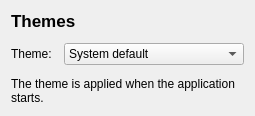
    <widget class="QWidget" name="themes_page">
     <layout class="QVBoxLayout" name="themes_layout">
      <property name="spacing">
       <number>12</number>
      </property>
     <item>
      <widget class="QLabel" name="themes_heading">
       <property name="font">
        <font>
         <pointsize>13</pointsize>
         <bold>true</bold>
        </font>
       </property>
       <property name="text">
        <string notr="true">Themes</string>
       </property>
      </widget>
     </item>
     <item>
      <layout class="QFormLayout" name="themes_form">
       <property name="fieldGrowthPolicy">
        <enum>QFormLayout::FieldGrowthPolicy::FieldsStayAtSizeHint</enum>
       </property>
       <property name="horizontalSpacing">
        <number>12</number>
       </property>
       <property name="verticalSpacing">
        <number>8</number>
       </property>
       <item row="0" column="0">
        <widget class="QLabel" name="theme_label">
         <property name="text">
          <string extracomment="label of the theme chooser in the settings">Theme:</string>
         </property>
        </widget>
       </item>
       <item row="0" column="1">
        <widget class="QComboBox" name="theme_combo">
         <property name="minimumSize">
          <size>
           <width>180</width>
           <height>0</height>
          </size>
         </property>
         <item>
          <property name="text">
           <string extracomment="theme that follows the light or dark setting of the desktop">System default</string>
          </property>
         </item>
         <item>
          <property name="text">
           <string extracomment="the light colour scheme">Light</string>
          </property>
         </item>
         <item>
          <property name="text">
           <string extracomment="the dark colour scheme">Dark</string>
          </property>
         </item>
        </widget>
       </item>
      </layout>
     </item>
     <item>
      <widget class="QLabel" name="themes_note">
       <property name="placeholder" stdset="0">
        <bool>true</bool>
       </property>
       <property name="wordWrap">
        <bool>true</bool>
       </property>
       <property name="text">
        <string extracomment="under the theme chooser, so the restart is not a surprise">The theme is applied when the application starts.</string>
       </property>
      </widget>
     </item>
     <item>
      <spacer name="themes_spacer">
       <property name="orientation">
        <enum>Qt::Orientation::Vertical</enum>
       </property>
       <property name="sizeHint" stdset="0">
        <size>
         <width>0</width>
         <height>0</height>
        </size>
       </property>
      </spacer>
     </item>
     </layout>
    </widget>
